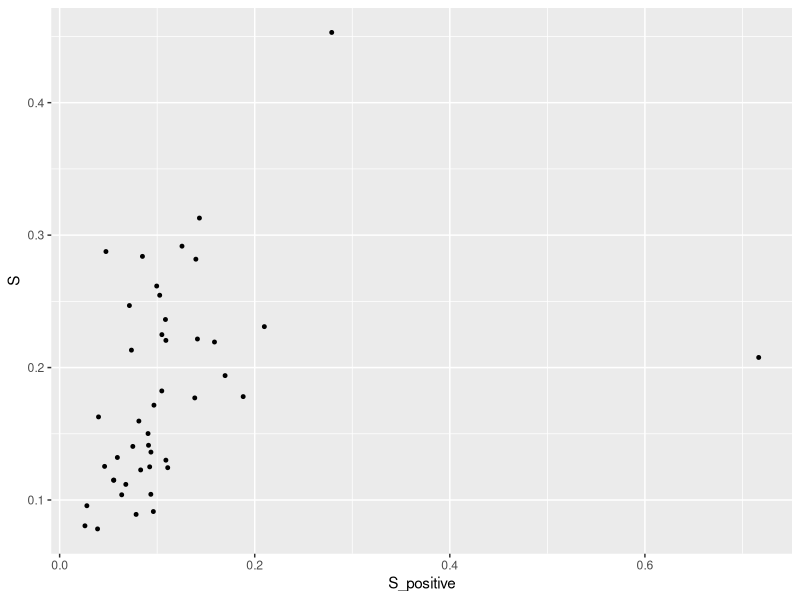
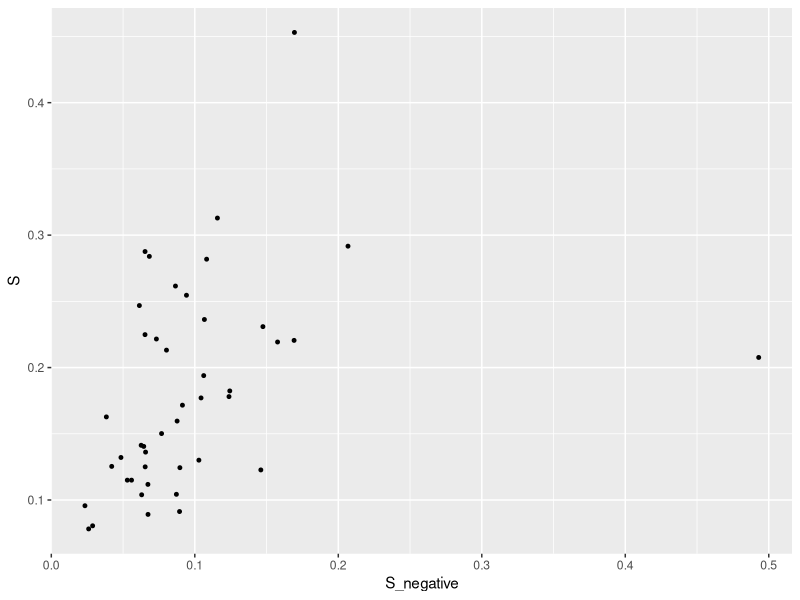

Reproduce these figures in R, in order.
dFull <- read.csv('full_data.csv')

dFull$subject <- factor(dFull$subject)

library(ggplot2)

RE<-dFull$RE
subject<-dFull$subject

t1<-(dFull$thr1)           
t2<-(dFull$thr2)
t3<-(dFull$thr3)
t4<-(dFull$thr4)
t5<-(dFull$thr5)
t6<-(dFull$thr6)

dTransform<-data.frame(t4, t5, t6)

colnames(dTransform)<-c('S_negative','S_positive', 'S')
pA <- ggplot(data = dTransform, aes(x=S_positive,y=S)) + geom_point(size=1)
print(pA)
pA <- ggplot(data = dTransform, aes(x=S_negative,y=S)) + geom_point(size=1)
print(pA)

write.csv(dTransform, file = 'exercise3.csv')

